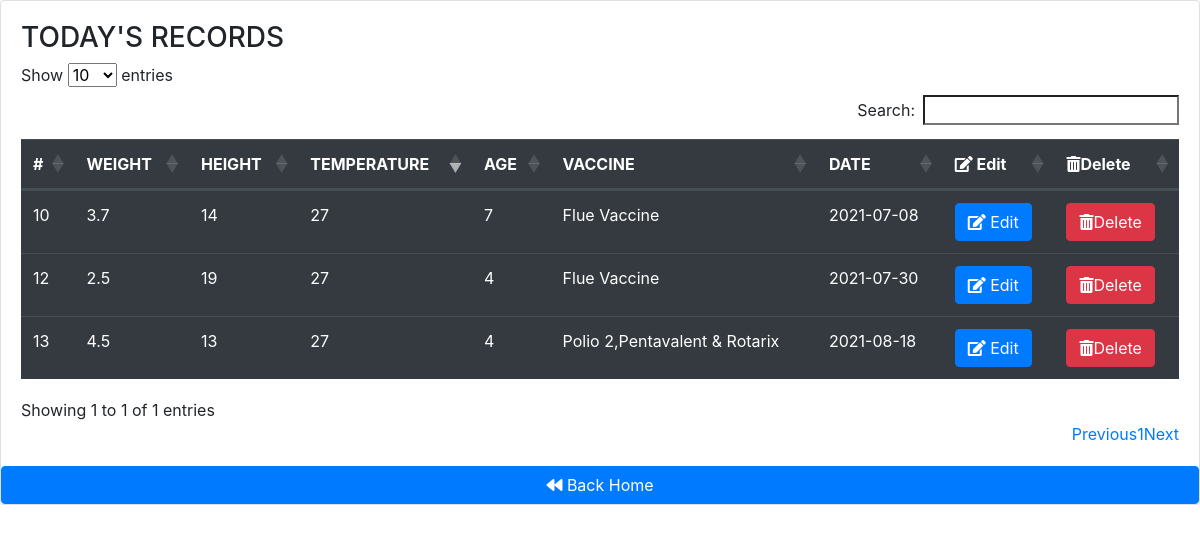
The page /health.php on the database its author committed.
### tables this page shows
CREATE TABLE IF NOT EXISTS `nextapp` (
  `id` int(11) NOT NULL AUTO_INCREMENT,
  `weight` varchar(255) NOT NULL,
  `height` varchar(255) NOT NULL,
  `temp` varchar(255) NOT NULL,
  `age` int(11) NOT NULL,
  `vaccine1` varchar(255) NOT NULL,
  `date2` varchar(255) NOT NULL,
  PRIMARY KEY (`id`)
);

### health.php (the view, shortened to what this page needs)
<!DOCTYPE html>
<html lang="en">
<head>
    <link rel="stylesheet" href="https://stackpath.bootstrapcdn.com/bootstrap/4.3.1/css/bootstrap.min.css">
    <link rel="stylesheet" href="https://cdn.datatables.net/1.10.25/css/dataTables.bootstrap4.min.css">
    <link rel="stylesheet" href="https://pro.fontawesome.com/releases/v5.10.0/css/all.css"/>
    <div class="card">
              <div class="card-body">
<?php
$conn = mysqli_connect("localhost","root","");
$query = "SELECT * FROM nextapp";
$query_run = mysqli_query($conn, $query);
?>
              <table id="tableid" class="table table-dark">
  <thead>
    <h3>TODAY'S RECORDS</h3>
    <tr>
      <th scope="col">#</th>
      <th scope="col">WEIGHT</th>
      <th scope="col">HEIGHT</th>
      <th scope="col">TEMPERATURE</th>
      <th scope="col">AGE</th>
      <th scope="col">VACCINE</th>
      <th scope="col">DATE</th>
      <th scope="col"> <i class="fas fa-edit    "></i> Edit </th>
      <th scope="col"><i class="fas fa-trash-alt"  ></i>Delete</th>
    </tr>
  </thead>
  <?php
if($query_run){
foreach($query_run as $row){
      ?>
  <tbody>
    <tr>
      <td><?php echo $row['id']; ?></td>
      <td><?php echo $row['weight']; ?></td>
      <td><?php echo $row['height']; ?></td>
      <td><?php echo $row['temp']; ?></td>
      <td><?php echo $row['age']; ?></td>
      <td><?php echo $row['vaccine1']; ?></td>
      <td><?php echo $row['date2']; ?></td>
      <td>
        <button class="btn btn-primary editbtn" name="editbtn" type="button"><i class="fa fa-edit" aria-hidden="true"></i> Edit</button>
      </td>
       <td>
        <button class="btn btn-danger deletebtn" name="delete" type="button"> <i class="fas fa-trash-alt"></i>Delete</button>
      </td>
    </tr>
  </tbody>
  <?php
    }
}
else{
    echo "No Record Found";
}
?>
</table>
              </div>
              <a class="btn btn-primary" href="index.php" role="button"> <i class="fas fa-backward    "></i> Back Home</a>
           </div>
</body>
</html>

### rows shown on the page
nextapp: id "10", weight "3.7", height "14", temp "27", age "7", vaccine1 "Flue Vaccine", date2 "2021-07-08"
nextapp: id "12", weight "2.5", height "19", temp "27", age "4", vaccine1 "Flue Vaccine", date2 "2021-07-30"
nextapp: id "13", weight "4.5", height "13", temp "27", age "4", vaccine1 "Polio 2,Pentavalent & Rotarix", date2 "2021-08-18"
